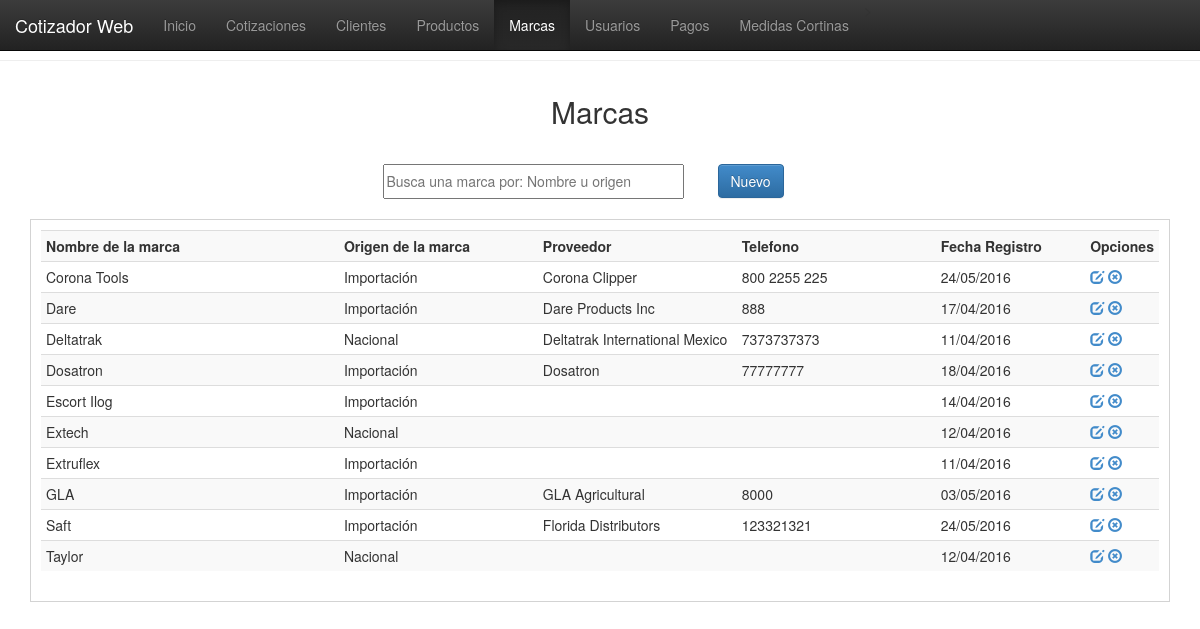
Before: /vistas/marcas.php with the older database file.
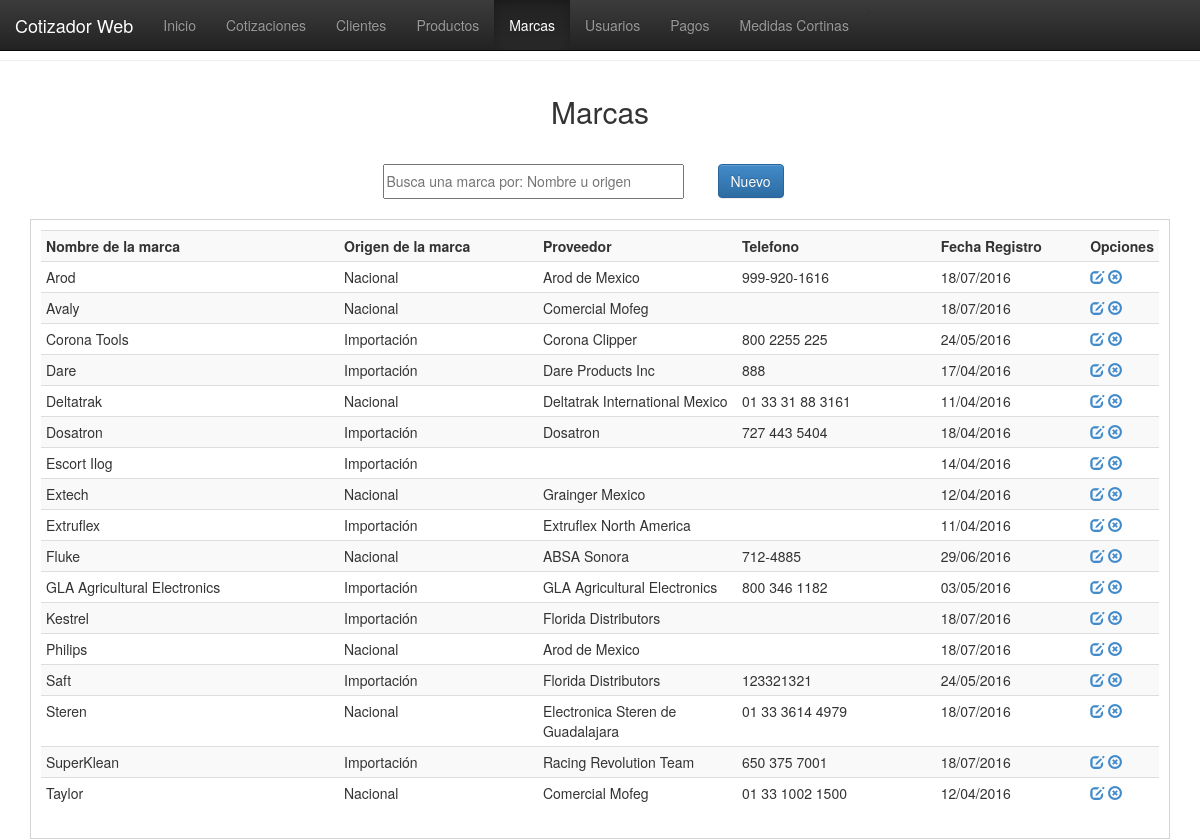
After: the same page with the newer database file.
### tables this page shows
CREATE TABLE `marcas` (
  `id_mca` int(11) NOT NULL,
  `nomb_mca` varchar(100) NOT NULL,
  `origen_mca` varchar(50) NOT NULL,
  `prov_mca` varchar(100) NOT NULL,
  `tel_mca` varchar(20) NOT NULL,
  `nota_mca` varchar(100) NOT NULL,
  `fecha_reg` date NOT NULL
);

### php/conexion.php (called while the page is built, shortened)
<?php
function fechaNormal($fecha){
		$nfecha = date('d/m/Y',strtotime($fecha));
		return $nfecha;
}
?>

### vistas/marcas.php (the view, shortened to what this page needs)
<!DOCTYPE html>
<html>
<head>
<link href="../css/estilo.css" rel="stylesheet">
<link href="../bootstrap/css/bootstrap.css" rel="stylesheet">
<link href="../bootstrap/css/bootstrap.min.css" rel="stylesheet">
<link href="../bootstrap/css/bootstrap-theme.css" rel="stylesheet">
<link href="../bootstrap/css/bootstrap-theme.min.css" rel="stylesheet">
</head>
<body>
  <nav class="navbar navbar-inverse navbar-fixed-top">
    <div class="container-fluid">
      <div class="navbar-header">
        <a class="navbar-brand" href="#">Cotizador Web</a>
      </div>
      <div class="collapse navbar-collapse" id="myNavbar">
        <ul class="nav navbar-nav">
          <li><a href="index.php">Inicio</a></li>>
          <li><a href="cotizaciones.php">Cotizaciones</a></li>
          <li><a href="clientes.php">Clientes</a></li>
          <li><a href="productos.php">Productos</a></li>
          <li class="active"><a href="marcas.php">Marcas</a></li>
          <li><a href="usuarios.php">Usuarios</a></li>
          <li><a href="pagos.php">Pagos</a></li>
          <li><a href="cortinas.php">Medidas Cortinas</a></li>
        </ul>
      </div>
    </div>
  </nav>
  <br><br><hr>
    <header>Marcas</header>
    <section>
    <table border="0" align="center">
    	<tr>
        	<td width="335"><input type="text" placeholder="Busca una marca por: Nombre u origen" id="bs-mca"/></td>
            <td width="100"><button id="nueva-marca" class="btn btn-primary">Nuevo</button></td>
        </tr>
    </table>
    </section>
    <div class="registros" id="agrega-registros-mca">
        <table class="table table-striped table-condensed table-hover">
            <tr>
                <th width="300">Nombre de la marca</th>
                <th width="200">Origen de la marca</th>
                <th width="200">Proveedor</th>
                <th width="200">Telefono</th>
                <th width="150">Fecha Registro</th>
                <th width="50">Opciones</th>
            </tr>
        <?php
            include('../php/conexion.php');
            $registro = mysql_query("SELECT * FROM marcas ORDER BY nomb_mca ASC");
            while($registro2 = mysql_fetch_array($registro)){
                echo '<tr>
                        <td>'.$registro2['nomb_mca'].'</td>
                        <td>'.$registro2['origen_mca'].'</td>
                        <td>'.$registro2['prov_mca'].'</td>
                        <td>'.$registro2['tel_mca'].'</td>
                        <td>'.fechaNormal($registro2['fecha_reg']).'</td>
                        <td>
                            <a href="javascript:editarMarca('.$registro2['id_mca'].');" class="glyphicon glyphicon-edit"></a>
                            <a href="javascript:eliminarMarca('.$registro2['id_mca'].');" class="glyphicon glyphicon-remove-circle"></a>
                        </td>
                    </tr>';
            }
        ?>
        </table>
    </div>
</body>
</html>

### css/estilo.css (style rules this page uses)
body { margin:0px; font-family:"Trebuchet MS", Arial, Helvetica, sans-serif; min-width:1000px; }
header { margin:auto; padding:10px; font-size:30px; width:500px; text-align:center; margin-top:20px; }
section { margin-top:20px; }
section table tr td input { width:90%; height:35px; outline:none; font-size:14px; }
.registros { margin:auto; width:95%; margin-top:20px; border:1px solid #D3D3D3; height:auto; padding:10px; }

Changed rows visible on the page:
added marcas: nomb_mca "Arod", origen_mca "Nacional", prov_mca "Arod de Mexico", tel_mca "999-920-1616", fecha_reg "18/07/2016"
added marcas: nomb_mca "Avaly", origen_mca "Nacional", prov_mca "Comercial Mofeg", fecha_reg "18/07/2016"
changed marcas "Deltatrak": tel_mca "7373737373" → "01 33 31 88 3161"
changed marcas "Dosatron": tel_mca "77777777" → "727 443 5404"
changed marcas "Extech": prov_mca (not shown) → "Grainger Mexico"
changed marcas "Extruflex": prov_mca (not shown) → "Extruflex North America"
added marcas: nomb_mca "Fluke", origen_mca "Nacional", prov_mca "ABSA Sonora", tel_mca "712-4885", fecha_reg "29/06/2016"
changed marcas: nomb_mca "GLA" → "GLA Agricultural Electronics"; prov_mca "GLA Agricultural" → "GLA Agricultural Electronics"; tel_mca "8000" → "800 346 1182"
added marcas: nomb_mca "Kestrel", origen_mca "Importación", prov_mca "Florida Distributors", fecha_reg "18/07/2016"
added marcas: nomb_mca "Philips", origen_mca "Nacional", prov_mca "Arod de Mexico", fecha_reg "18/07/2016"
added marcas: nomb_mca "Steren", origen_mca "Nacional", prov_mca "Electronica Steren de Guadalajara", tel_mca "01 33 3614 4979", fecha_reg "18/07/2016"
added marcas: nomb_mca "SuperKlean", origen_mca "Importación", prov_mca "Racing Revolution Team", tel_mca "650 375 7001", fecha_reg "18/07/2016"
changed marcas "Taylor": prov_mca (not shown) → "Comercial Mofeg"; tel_mca (not shown) → "01 33 1002 1500"
